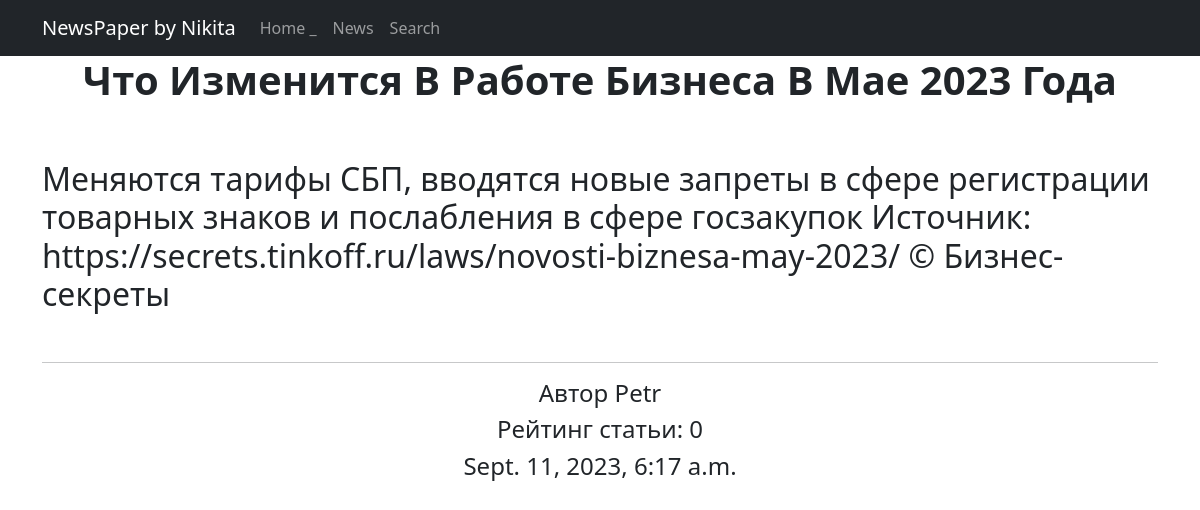
The page /news/2 on the database its author committed.
### newapp/models.py (models this page shows, shortened)
class Post (models.Model):
    author = models.ForeignKey(Author, on_delete=models.CASCADE)
    NEWS = 'NW'
    ARTICLE = 'AR'
    CATEGORY_CHOICES =[
        (NEWS, 'Новость'),
        (ARTICLE, 'Статья'),
    ]
    categoryType = models.CharField(max_length=2, choices=CATEGORY_CHOICES, default=ARTICLE)
    dateCreation = models.DateTimeField(auto_now_add=True)
    postCategory = models.ManyToManyField(Category, through='PostCategory')
    title = models.CharField(max_length=128)
    text = models.TextField()
    rating = models.SmallIntegerField(default=0)
    def __str__(self):
        return f'{self.title.title()}'

class Author (models.Model):
    authorUser = models.OneToOneField(User, on_delete = models.CASCADE)
    ratingAuthor = models.SmallIntegerField(default=0)
    def __str__(self):
     return f'{self.authorUser.username}'

### newapp/views.py (the view)
# urls.py: path('<int:pk>', PostDetail.as_view(), name='post_detail'),
class PostDetail(DetailView):
    model = Post
    template_name = 'post.html'
    context_object_name = 'post'

### newapp/templatetags/custom_filters.py (called while the page is built)
@register.filter()
def censor(value):
    bad_words = ('редиска', 'морковка','картошка')
    if not isinstance(value, str):
        raise TypeError(f"unresolved type '{type(value)}' expected  type 'str'")
    for word in value.split():
        if word.lower() in bad_words:
            value = value.replace(word, f"{word[0]}{'*' * (len(word) - 2)}{word[-1]}")
    return value

### templates/post.html (shortened to what this page needs)
{% extends 'flatpages/default.html' %}
{% load custom_filters %}
{% block content %}
<h1><b>{{ post }}</h1>
<br>
<br>
<h2 align="left">{{ post.text|censor }}</h2>
<br>
<hr>
<h4>Автор {{post.author}}</h4>
<h4>Рейтинг статьи: {{post.rating}}</h4>
<h4>{{post.dateCreation}}</h4>
{% endblock content %}

### rows shown on the page
Post: title "Что Изменится В Работе Бизнеса В Мае 2023 Года", text|censor "Меняются тарифы СБП, вводятся новые запреты в сфере регистрации товарных знаков и послабления в сфере госзакупок Источник: https://secrets.tinkoff.ru/laws/novosti-biznesa-may-2023/ © Бизнес-секреты", author "Petr", rating "0", dateCreation "Sept. 11, 2023, 6:17 a.m."
